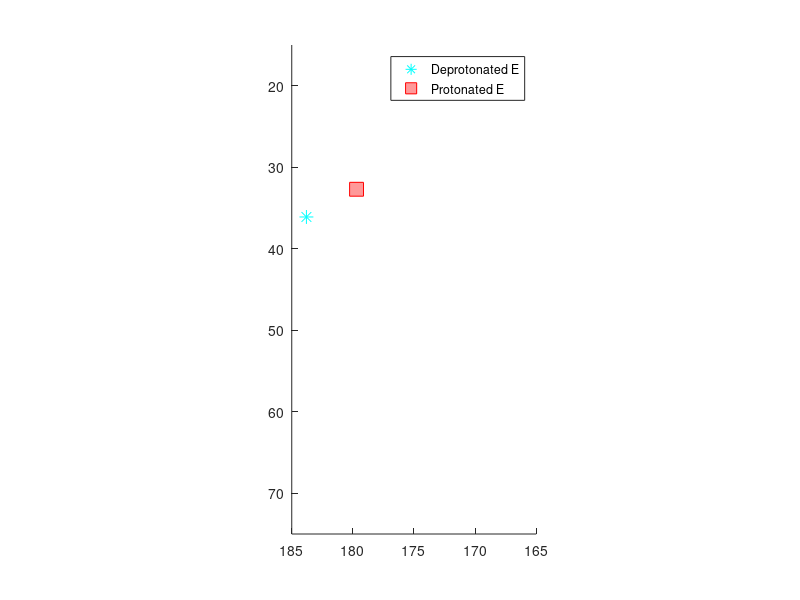

This figure's MATLAB source:
%%%%%%%%%%%%%%%%%%%%%%%%%%%%%%%%%%%%%%%%%%%%%%%%%%%%%%%%%%%%%%%%%%%%%%%%%%
%%% Plotting chemical shift values for glutamate residues in various   %%%
%%% protonation states.                                                %%%
%%% Values from: pH-dependent random coil 1H, 13C, and 15N chemical shifts
%%% of the ionizable amino acids: a guide for protein pKa
%%% measurements
%%%%%%%%%%%%%%%%%%%%%%%%%%%%%%%%%%%%%%%%%%%%%%%%%%%%%%%%%%%%%%%%%%%%%%%%%%

% Nucleus type Nucleus d (HA) d (A) Dd (A–HA)
% 13C Ca 56.0 56.9 1.0
% Cb 28.5 30.0 1.5
% Cc 32.7 36.1 3.5
% Cd (carboxyl) 179.7 183.8 4.1
% CO 176.5 177.0 0.6

%% Values
ca_ha = 56;
ca_a = 56.9;
cb_ha = 28.5;
cb_a = 30;
cg_ha = 32.7;
cg_a = 36.1;
cd_ha = 179.7;
cd_a = 183.8;
co_ha = 176.5;
co_a = 177;

%%%%%%%%%%%%%%%%%%%%%%%  PLOT CHEMICAL SHIFTS STATS  %%%%%%%%%%%%%%%%%%%%%%
%% Figures section
% rescale figure based on the size of a '2D DARR spectrum' for the aliphatic
% region (e.g. 10ppm to 75ppm) 

% Create figure
figure(1);clf;hold on;
xlim([165,185]) % 15ppm to 75ppm - change based on the spectral region
set ( gca, 'xdir', 'reverse' ) % invert axes directions
ylim([15,75]) % 15ppm to 75ppm - change based on the spectral region
set ( gca, 'ydir', 'reverse' ) % invert axes directions

plot(cd_a,cg_a,'*','MarkerSize',10,...
    'MarkerEdgeColor','c',...
    'MarkerFaceColor',[1 .6 .6])
plot(cd_ha,cg_ha,'s','MarkerSize',10,...
    'MarkerEdgeColor','red',...
    'MarkerFaceColor',[1 .6 .6])
% xlim(165,190)
% ylim(15,75)
pbaspect([1 2 1])
legend('Deprotonated E','Protonated E', Location='best')








